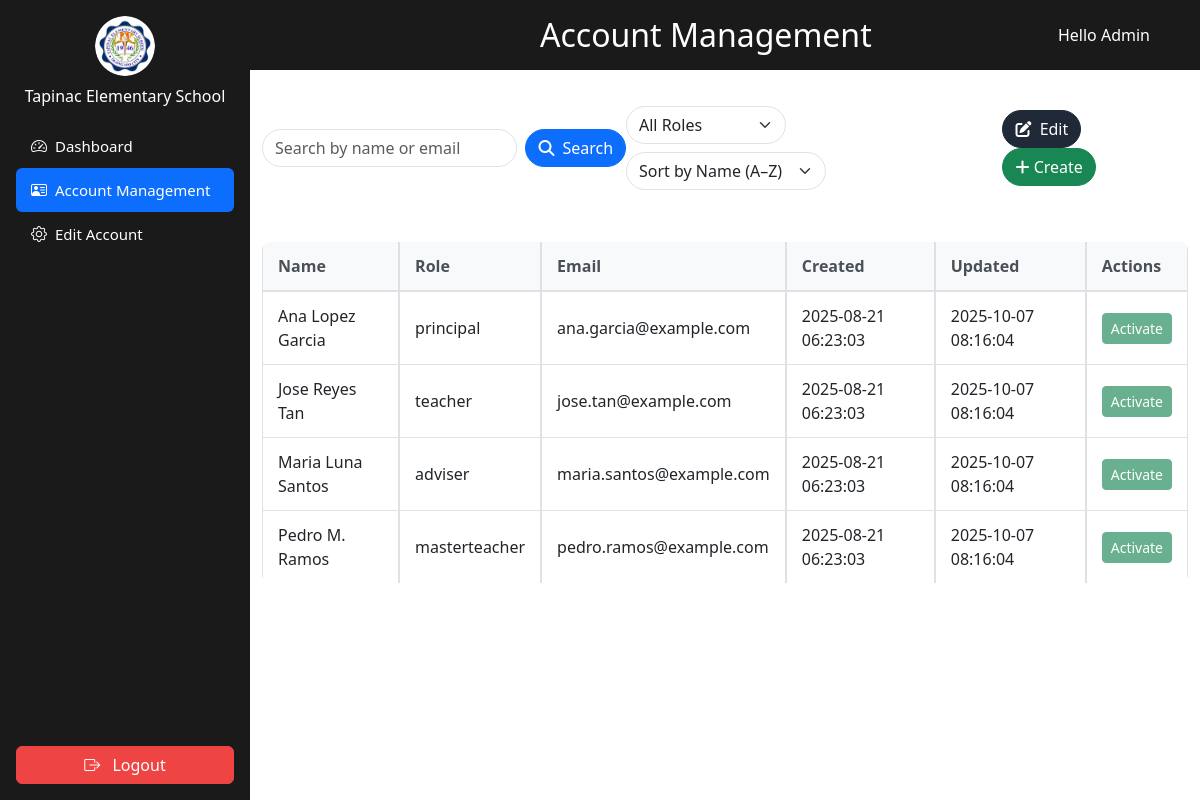
The app's page /views/admin/admin_manage_user.php (signed in) with its own data.
### tables this page shows
CREATE TABLE `users` (
  `id` int(11) NOT NULL,
  `username` varchar(50) NOT NULL,
  `password` varchar(255) NOT NULL,
  `role_id` int(11) DEFAULT NULL,
  `teacher_id` int(11) DEFAULT NULL,
  `force_password_reset` tinyint(1) DEFAULT 1,
  `updated_at` DATETIME DEFAULT CURRENT_TIMESTAMP ON UPDATE CURRENT_TIMESTAMP
);

CREATE TABLE `roles` (
  `id` int(11) NOT NULL,
  `role_name` varchar(50) NOT NULL
);

CREATE TABLE `teachers` (
  `id` int(11) NOT NULL,
  `fname` varchar(100) NOT NULL,
  `mname` varchar(100) DEFAULT NULL,
  `lname` varchar(100) NOT NULL,
  `email` varchar(255) NOT NULL,
  `created_at` datetime DEFAULT current_timestamp(),
  `updated_at` datetime DEFAULT current_timestamp() ON UPDATE current_timestamp()
);

### views/admin/admin_manage_user.php (the view, shortened to what this page needs)
<?php
$pdo = new PDO("mysql:host=localhost;dbname=grading_system", "root", "");
$pdo->setAttribute(PDO::ATTR_ERRMODE, PDO::ERRMODE_EXCEPTION);
$sort   = $_GET['sort'] ?? 'name-asc';
$params = [];
$sql = "
    SELECT
        users.id AS user_id,
        CONCAT(teachers.fname, ' ', teachers.mname, ' ', teachers.lname) AS fullname,
        roles.role_name AS role,
        teachers.email,
        teachers.created_at,
        teachers.updated_at
    FROM users
    JOIN teachers ON users.teacher_id = teachers.id
    JOIN roles ON users.role_id = roles.id
    WHERE 1
";
$sql .= " AND users.id != ?";
$params[] = $_SESSION['user_id'];
$sortOptions = [
    'name-asc'      => 'fullname ASC',
    'name-desc'     => 'fullname DESC',
    'email-asc'     => 'teachers.email ASC',
    'email-desc'    => 'teachers.email DESC',
    'created-asc'   => 'teachers.created_at ASC',
    'created-desc'  => 'teachers.created_at DESC',
    'modified-asc'  => 'teachers.updated_at ASC',
    'modified-desc' => 'teachers.updated_at DESC'
];
$orderBy = $sortOptions[$sort] ?? 'fullname ASC';
$sql .= " ORDER BY $orderBy";
$stmt = $pdo->prepare($sql);
$stmt->execute($params);
$accounts = $stmt->fetchAll(PDO::FETCH_ASSOC);
?>
<!DOCTYPE html>
<html lang="en">
<head>
  <link rel="stylesheet" href="https://cdn.jsdelivr.net/npm/bootstrap@5.3.0/dist/css/bootstrap.min.css">
    <link rel="stylesheet" href="../../assets/css/sidebar.css">
    <link rel="stylesheet" href="../../assets/css/all_role_style/style.css">
    <link href="https://cdn.jsdelivr.net/npm/bootstrap@5.3.0/dist/css/bootstrap.min.css" rel="stylesheet">
    <link rel="stylesheet" href="https://cdn.jsdelivr.net/npm/bootstrap-icons@1.10.5/font/bootstrap-icons.css">
    <link rel="stylesheet" href="https://cdnjs.cloudflare.com/ajax/libs/font-awesome/6.5.2/css/all.min.css">
</head>
<body>
<?php include '../../layoutnav/adminbar.php'; ?>
<div>
  <div style="
    background-color: #1a1a1a;
    color: white;
    padding: 20px 20px;
    display: flex;
    justify-content: center;
    align-items: center;
    position: sticky;
    top: 0;
    z-index: 999;
    min-height: 70px;
  ">
    <h2 class="m-0" style="position: absolute; left: 45%; transform: translateX(-50%) margin: left;">
      Account Management
    </h2>
    <?php if (isset($_SESSION['full_name'])): ?>
      <span style="position: absolute; right: 50px;">
        Hello Admin
      </span>
    <?php endif; ?>
  </div>
    <div class="container-fluid">
      <div class="row justify-content-center">
        <div class="col-12 col-lg-90">
          <div class="main-content">
            <div class="search-and-buttons sticky-top bg-white py-3 z-1">
              <div class="row mb-3">
                <div class="col d-flex">
                  <form id="searchForm" class="d-flex w-100" method="GET">
                    <input type="text" name="search" id="searchInput" class="form-control rounded-pill me-2"
                          placeholder="Search by name or email" value="<?= htmlspecialchars($_GET['search'] ?? '') ?>"  />
                    <button class="btn btn-primary rounded-pill d-flex align-items-center" type="submit">
                      <i class="fa-solid fa-magnifying-glass me-2"></i>
                      <span>Search</span>
                    </button>
                  </form>
                </div>
              </div>
              <div class="row g-2 align-items-center mb-3">
                <form method="GET" class="d-flex flex-wrap gap-2">
                  <div class="col-auto">
                    <select name="role" id="roleFilter" class="form-select rounded-pill" onchange="this.form.submit()">
                      <option value="">All Roles</option>
                    </select>
                  </div>
                  <div class="col-auto">
                    <select name="sort" id="sortSelect" class="form-select rounded-pill" onchange="this.form.submit()"
                      style="width: 200px; text-overflow: ellipsis; white-space: nowrap; overflow: hidden;">
                      <option value="name-asc" <?= ($_GET['sort'] ?? '')=== 'name-asc' ? 'selected' : '' ?>>Sort by Name (A–Z)</option>
                    </select>
                  </div>
                </form>
              </div>
                <div class="action-buttons mb-3">
                    <button id="toggleEditMode" type="button" class="btn btn-dark rounded-pill">
                    <i class="fas fa-edit me-1"></i> <span>Edit</span>
                </button>
                <button type="button" class="btn btn-success rounded-pill" data-bs-toggle="modal" data-bs-target="#createUserModal">
                  <i class="fas fa-plus"></i> Create
                </button>
              </div>
            </div>
            <div class="table-responsive" style="max-height: 400px; overflow-y: auto;">
              <table class="table table-hover table-bordered mb-0">
                <thead class="table-light sticky-top top-0">
                  <tr>
                    <th scope="col">Name</th>
                    <th scope="col">Role</th>
                    <th scope="col">Email</th>
                    <th scope="col">Created</th>
                    <th scope="col">Updated</th>
                    <th scope="col">Actions</th>
                  </tr>
                </thead>
                <tbody>
                  <?php if (!empty($accounts)): ?>
                    <?php foreach ($accounts as $account): ?>
                      <tr>
                        <td><?= htmlspecialchars($account['fullname']) ?></td>
                        <td><?= htmlspecialchars($account['role']) ?></td>
                        <td><?= htmlspecialchars($account['email']) ?></td>
                        <td><?= htmlspecialchars($account['created_at']) ?></td>
                        <td><?= htmlspecialchars($account['updated_at']) ?></td>
                        <td><button class="btn btn-sm btn-success" disabled>Activate</button></td>
                      </tr>
                    <?php endforeach; ?>
                  <?php endif; ?>
                </tbody>
              </table>
            </div>
          </div>
        </div>
      </div>
    </div>
</div>
</body>
</html>

### layoutnav/adminbar.php (shortened to what this page needs)
<?php
$currentPage = basename($_SERVER['PHP_SELF']);
?>
<div class="d-none d-md-flex flex-column flex-shrink-0 p-3 text-white sidebar"
     style="width: 250px; height: 100vh; position: fixed; background-color: #1a1a1a;">
  <a href="dashboard.php" class="d-flex flex-column align-items-center mb-3 text-white text-decoration-none">
    <img src="/tapinac/assets/image/logo/logo.png" alt="School Logo" width="60" height="60" class="rounded-circle mb-2">
    <span class="text-center text-white fs-6">Tapinac Elementary School</span>
  </a>
  <ul class="nav nav-pills flex-column mb-auto">
    <li class="nav-item">
      <a href="dashboard.php" class="nav-link text-white <?= ($currentPage == 'dashboard.php') ? 'active' : '' ?>">
        <i class="bi bi-speedometer2 me-2"></i> Dashboard
      </a>
    </li>
    <li>
      <a href="admin_manage_user.php" class="nav-link text-white <?= ($currentPage == 'admin_manage_user.php') ? 'active' : '' ?>">
        <i class="bi bi-person-vcard me-2"></i> Account Management
      </a>
    </li>
    <li>
      <a href="update_info.php" class="nav-link text-white <?= ($currentPage == 'update_info.php') ? 'active' : '' ?>">
        <i class="bi bi-gear me-2"></i> Edit Account
      </a>
    </li>
  </ul>
  <div class="mt-auto">
    <button type="button" class="btn btn-danger w-100" data-bs-toggle="modal" data-bs-target="#logoutConfirmModal">
      <i class="bi bi-box-arrow-right me-2"></i> Logout
    </button>
  </div>
</div>

### assets/css/sidebar.css (style rules this page uses)
.sidebar { background-color: #44A344; position: fixed; top: 0; left: 0; width: 250px; height: 100vh; padding: 15px; overflow-y: auto; z-index: 1030; }
.main-content { margin-left: 250px; padding: 20px; }
.sidebar .nav-link { color: #fff; padding: 10px 15px; border-radius: 6px; display: flex; align-items: center; transition: all 0.3s ease; font-size: 15px; }
.sidebar .nav-link.active { background-color: #0d6efd !important; color: #fff !important; }
.sidebar .nav-link i { font-size: 16px; }
.sidebar .mt-auto { margin-top: auto; padding-top: 15px; }

### assets/css/all_role_style/style.css (style rules this page uses)
body { background-color: #f0f2f5; }
.main-content { margin-left: 250px; flex: 1; padding: 0; }
.container-fluid { padding-top: 20px; }
.search-and-buttons { display: flex; justify-content: space-between; align-items: center; margin-bottom: 20px; }
.action-buttons .btn { margin-left: 10px; border-radius: 8px; font-weight: 500; }
.table-responsive { margin-top: 20px; }
.table { border-radius: 8px; overflow: hidden; border-collapse: separate; border-spacing: 0; }
.table thead th { background-color: #f8f9fa; color: #495057; font-weight: 600; border-bottom: 1px solid #dee2e6; padding: 12px 15px; }
.table tbody tr { background-color: #fff; }
.table tbody tr:nth-of-type(even) { background-color: #fbfbfc; }
.table tbody td { padding: 12px 15px; vertical-align: middle; border-top: 1px solid #dee2e6; }
.btn-dark { background-color: #1F2937 !important; border-color: #1F2937 !important; }
.btn-danger { background-color: #EF4444 !important; border-color: #EF4444 !important; }

### records on screen
users: fullname "Ana Lopez Garcia", role.role_name "principal", teacher.email "ana.garcia@example.com", teacher.created_at "2025-08-21 06:23:03", teacher.updated_at "2025-10-07 08:16:04"
users: fullname "Jose Reyes Tan", role.role_name "teacher", teacher.email "jose.tan@example.com", teacher.created_at "2025-08-21 06:23:03", teacher.updated_at "2025-10-07 08:16:04"
users: fullname "Maria Luna Santos", role.role_name "adviser", teacher.email "maria.santos@example.com", teacher.created_at "2025-08-21 06:23:03", teacher.updated_at "2025-10-07 08:16:04"
users: fullname "Pedro M. Ramos", role.role_name "masterteacher", teacher.email "pedro.ramos@example.com", teacher.created_at "2025-08-21 06:23:03", teacher.updated_at "2025-10-07 08:16:04"
